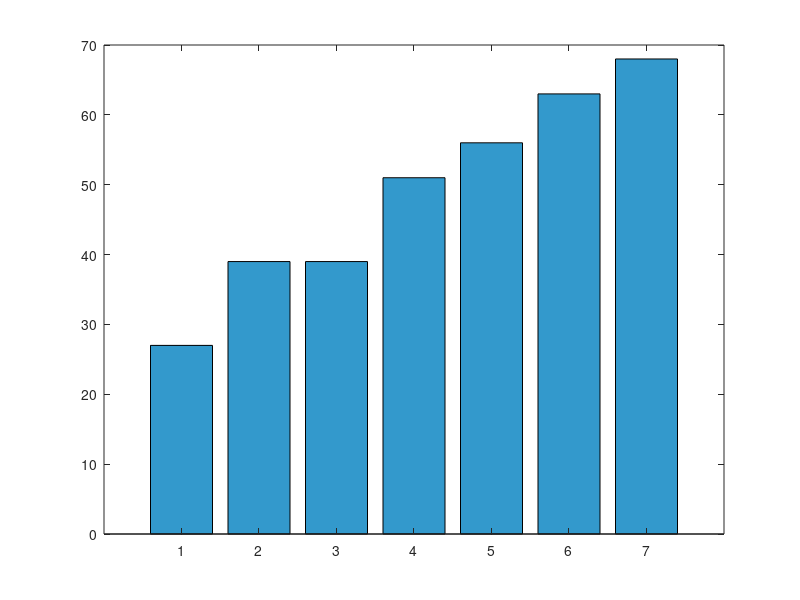

The MATLAB source for this figure: (Note: this script raises an error after producing the figure.)
% =======================================================================
% UTS Matematika Sains Data Semester Genap 2025/2026
% Soal 1 Eksplorasi Awal dan Profil Data Transaksi
%
% Nama : Daffa
% NIM  : 2510514033
% Parameter: N=33, a=3, b=3, K=7, theta0=105, alpha=0.004
% Tanggal: 2026-04-24
% =======================================================================
clc; clear; close all;

% Parameter personalisasi
N = 33; a = 3; b = 3; K = 7;
theta0 = 105;     % derajat
alpha_lr = 0.004;

% --- Pembangkitan Data Toko (D1 - D7) ---
indeks_toko = 1:7;
penjualan_toko = zeros(1, 7);

for i = 1:7
    % Rumus: D_i = 20 + (K*i) + ((a*i) mod 7) - ((b*i) mod 5)
    penjualan_toko(i) = 20 + (K * i) + mod((a * i), 7) - mod((b * i), 5);
end

% === Soal 1.b: Verifikasi Statistik ===
rata_rata = mean(penjualan_toko);
nilai_tengah = median(penjualan_toko);
modus_data = mode(penjualan_toko);
rentang_data = range(penjualan_toko);
standar_deviasi_populasi = std(penjualan_toko, 1); % Angka '1' menunjukkan rumus populasi

fprintf('--- Verifikasi Soal 1.b ---\n');
fprintf('Mean      : %.2f Juta\n', rata_rata);
fprintf('Median    : %.2f Juta\n', nilai_tengah);
fprintf('Modus     : %.2f Juta\n', modus_data);
fprintf('Range     : %.2f Juta\n', rentang_data);
fprintf('Std. Dev  : %.2f Juta\n\n', standar_deviasi_populasi);

% === Soal 1.c: Diagram Batang Penjualan ===
figure('Name', 'Diagram Batang Penjualan');
bar(indeks_toko, penjualan_toko, 'FaceColor', [0.2 0.6 0.8]);
hold on;
% Garis rata-rata horizontal
yline(rata_rata, 'r--', 'LineWidth', 2, 'Label', 'Rata-rata');

% Label dan Judul
xlabel('Toko Ke-');
ylabel('Penjualan (Juta Rupiah)');
title('Penjualan Harian 7 Toko - NIM 2510514033');
grid on;
hold off;

% Menyimpan figure sesuai panduan nama file
saveas(gcf, '../03_figures/fig_s1_barchart.png');
disp('Gambar diagram batang telah disimpan sebagai fig_s1_barchart.png');
